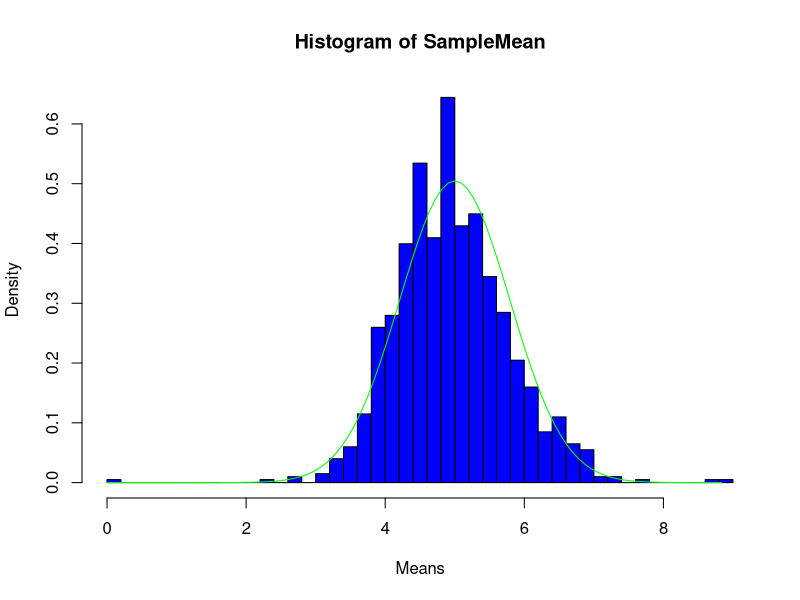
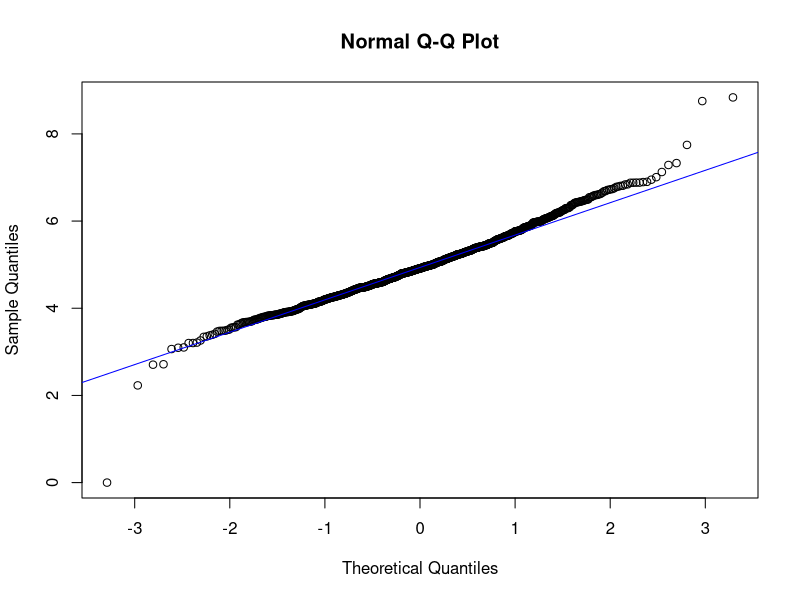
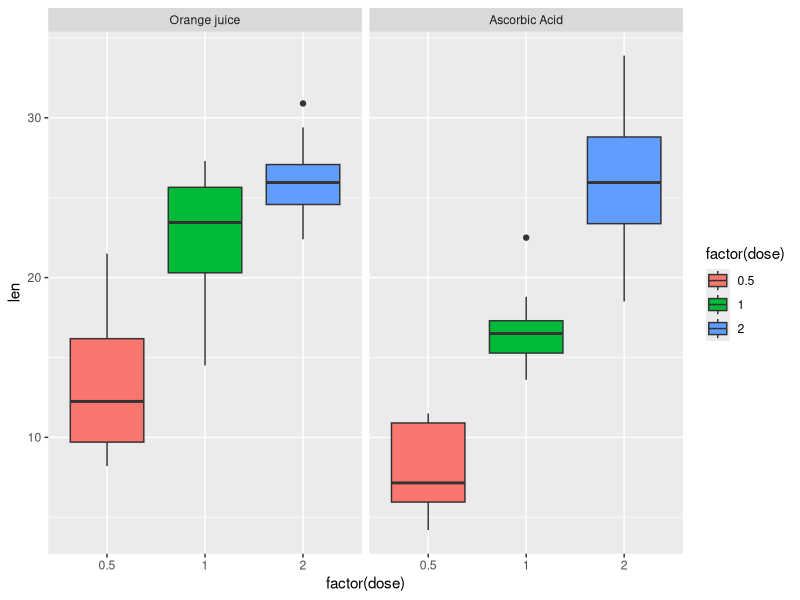

Recreate these plots in R, in order.
## ---- chunk 1

set.seed(777)
n <- 40
Lambda <- 0.2
Simulations <- 1000

## ---- chunk 2

SampleMean <- 0

#For,this will create our n means from the rexp funtion.

for(i in 1:Simulations) {
  SampleMean <- c(SampleMean, mean(rexp(n, Lambda)))
  
}

mean(SampleMean)
## ---- chunk 3
Variance <- var(SampleMean)

Variance
## ---- chunk 4

hist(SampleMean, breaks = n, prob = T, col = "blue", xlab = "Means")
x <- seq(min(SampleMean), max(SampleMean), length = 100)
lines(x, dnorm(x, mean = 1/Lambda, sd = (1/Lambda/sqrt(n))), pch = 25, col = "green")


## ---- chunk 5
qqnorm(SampleMean)
qqline(SampleMean, col = "blue")
## ---- chunk 6
library(ggplot2)
library(datasets)
data(ToothGrowth)

## ---- chunk 7
str(ToothGrowth)
summary(ToothGrowth)

## ---- chunk 8

ggplot(ToothGrowth, aes(factor(dose), len, fill = factor(dose))) +
      geom_boxplot() +
      facet_grid(.~supp, labeller = as_labeller(
            c("OJ" = "Orange juice", 
              "VC" = "Ascorbic Acid")))


## ---- chunk 9

hyth1 <- t.test(len ~ supp, data = ToothGrowth)
hyth1$conf.int
hyth1$p.value

## ---- chunk 10

hyth2<-t.test(len ~ supp, data = subset(ToothGrowth, dose == 0.5))
hyth2$conf.int
hyth2$p.value


## ---- chunk 11

hyth3<-t.test(len ~ supp, data = subset(ToothGrowth, dose == 1))
hyth3$conf.int
hyth3$p.value
## ---- chunk 12
hyth4<-t.test(len ~ supp, data = subset(ToothGrowth, dose == 2))
hyth4$conf.int
hyth4$p.value

